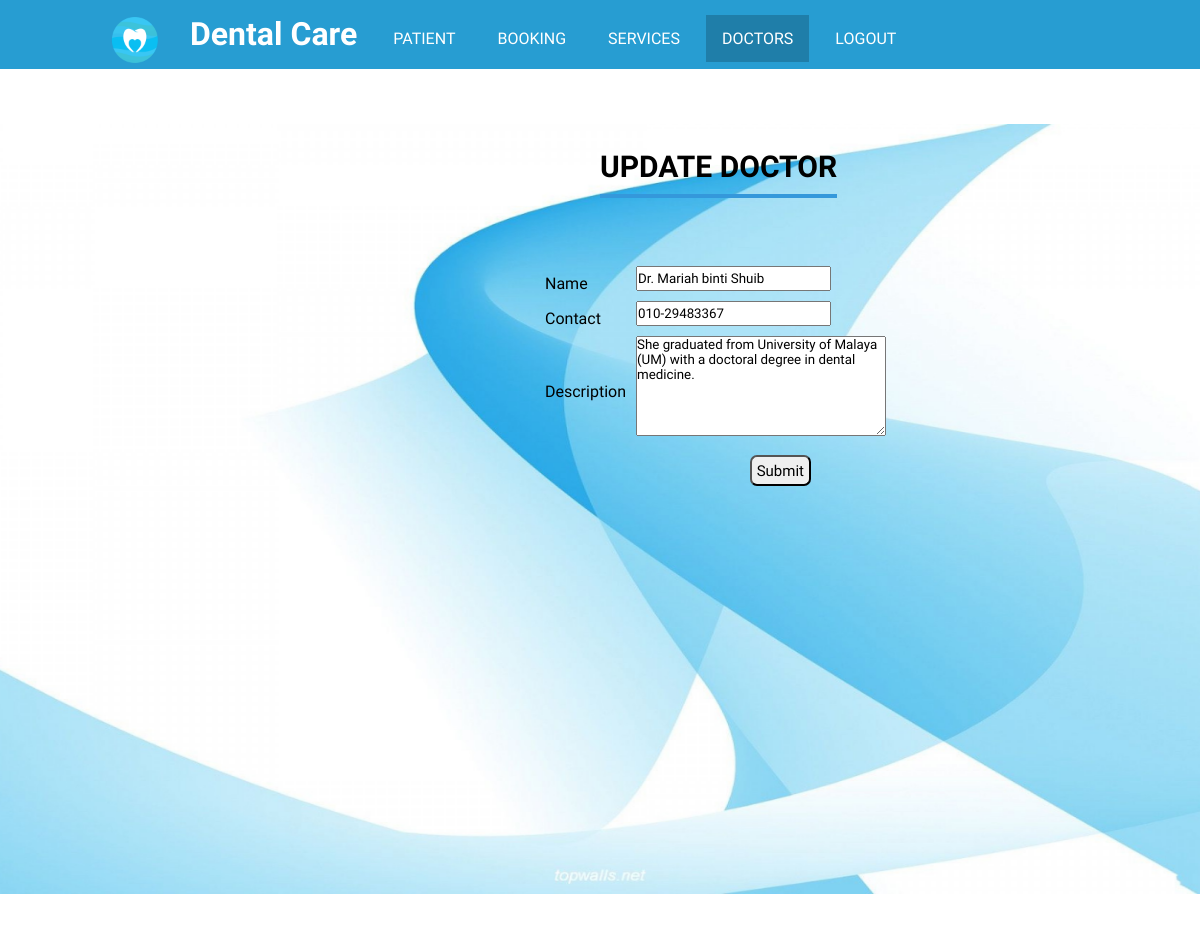
The app's page /updatedoc.php?doctor_id=5 with its own data.
### tables this page shows
CREATE TABLE `doctor` (
  `doctor_id` int(30) NOT NULL,
  `doctor_name` varchar(50) NOT NULL,
  `doctor_contact` varchar(20) NOT NULL,
  `doctor_desc` varchar(500) NOT NULL
);

### updatedoc.php (the view, shortened to what this page needs)
<html>
<head>
<link rel="stylesheet" type="text/css" href="style.php"/>
<link rel="stylesheet" href="https://use.fontawesome.com/releases/v5.5.0/css/all.css">
</head>
<body>
<header>
<ul>
<li><img class='logo' src='picture/logo.png' width='50px' height='50px'></li>
<li><h1>Dental Care</h1></li>
<li><a href="patient.php">PATIENT</a></li>
<li><a href="bookingad.php">BOOKING</a></li>
<li><a href="servicesad.php">SERVICES</a></li>
<li><a class="active" href="doctorsad.php">DOCTORS</a></li>
<li><a href="logout.php" onClick="return confirm('Are You Sure?')">LOGOUT</a></li>
</ul>
</header>
<div class="content">
	<h1>Update Doctor</h1>
	<?php
		include ('connection.php');
		$sql = "SELECT * FROM doctor WHERE doctor_id ='".$_GET['doctor_id']."' ";
        $result = mysqli_query($conn,$sql);
        $row = mysqli_fetch_array($result);
		$value = $row['doctor_desc'];
    ?>
	<form action="updatedoc1.php?doctor_id=<?php echo $_GET['doctor_id']?>" method="post">
		<table border="0" cellpadding="5" cellspacing="0">
				<tr>
					<td>Name</td>
					<td><input class="input" type="text" name="doctor_name" value="<?php echo $row['doctor_name'];?>" autofocus required></td><br>
				</tr>
				<tr>
					<td>Contact</td>
					<td><input class="input" type="int" name="doctor_contact" value="<?php echo $row['doctor_contact'];?>"></td>
				</tr>
				<tr>
					<td><label for="subject">Description</label></td>
					<td><textarea id="subject" name="doctor_desc" style="height:100px; width:250px;" required><?php echo ($value);?> </textarea></td>
				</tr>
				<br>
		</table>
	<br>
		<input class="btn" type="submit" name="Submit" value="Submit"><br><br>
	</form>
</div>
</body>
</html>

### updatedoc.php (style rules this page uses)
.content { padding-top: 80px; height: 100%; background-image: url('picture/background.jpg'); background-repeat: no-repeat; background-size: 1380px 770px; background-position: center; font-family: 'Kodchasan', sans-serif; }
.content h1 { display: inline-block; text-transform: uppercase; border-bottom: 4px solid #3498db; font-size: 30px; padding-bottom: 10px; margin-bottom: 10px; margin-left: 600px; margin-top: 0px; }
.content table { margin-left: 545px; margin-top: 20px; }
.input { margin-bottom: 10px; margin-left: 10px; height: 25px; font-family: 'Kodchasan', sans-serif; }
.btn { margin-left: 750px; margin-top: -10px; padding: 4.7px; border-radius: 7px; cursor: pointer; font-family: 'Kodchasan', sans-serif; font-size: 15px; }
#subject { margin-left: 10px; margin-bottom: 10px; font-family: 'Kodchasan', sans-serif; }

### records on screen
doctor: doctor_name "Dr. Mariah binti Shuib", doctor_contact "010-29483367", doctor_desc "She graduated from University of Malaya (UM) with a doctoral degree in dental medicine."
